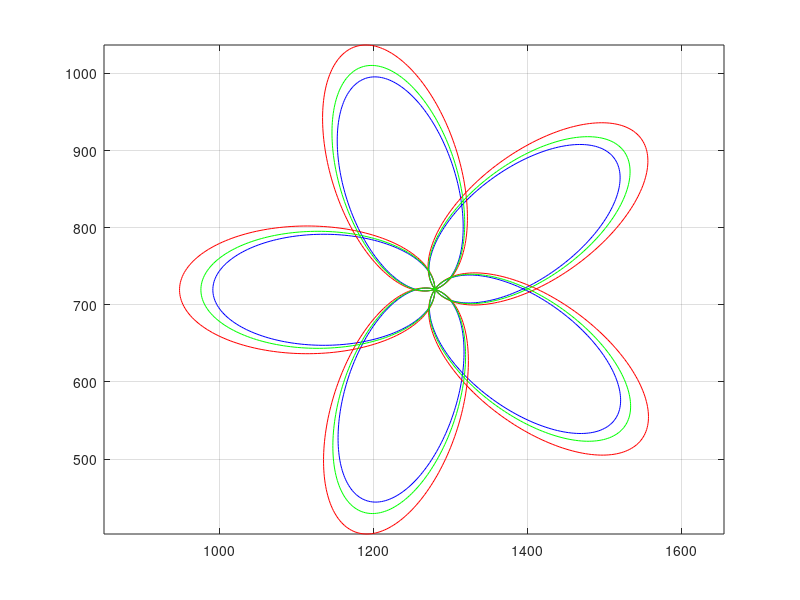

Reproduce this figure in MATLAB.
% %%%%%%FUNCTION DESCRIPTION
% %This file is designed to test plotting ellipses
% %It is meant for envisioning what an image or path will look like
% %%%%%%%%%%%%%%%%%%%%%%%%%
% 
% %Math from http://stackoverflow.com/questions/29367548/how-to-apply-rotation-to-an-ellipse-defined-by-center-and-axis-lengths
% 
% %parameters
% majorAxis = 2;
% minorAxis = 1;
% centerX = 0;
% centerY = 0;
% circleAxis = .1;
% 
% orientation = -120;
% 
% %setup
% theta = linspace(0,2*pi,1000);
% orientation=orientation*pi/180;
% 
% %Plot a central circle)
% circlex = (circleAxis/2) * sin(theta) + centerX;
% circley = (circleAxis/2) * cos(theta) + centerY;
% 
% %Plot an ellipse
% x = (majorAxis/2) * sin(theta) + centerX;
% y = (minorAxis/2) * cos(theta) + centerY;
% 
% x2 = (x-centerX)*cos(orientation) - (y-centerY)*sin(orientation) + centerX;
% y2 = (x-centerX)*sin(orientation) + (y-centerY)*cos(orientation) + centerY;
% 
% %Push out a bit (the edge should hit the origin; you'll see what I mean)
% for m = 1:numel(x2)
%     xx2(m) = x2(m) + (x2(round(numel(x2)*.75)) *1);
%     yy2(m) = y2(m) + (y2(round(numel(y2)*.75)) *1);
% end
% 
% %Second ellipse
% orientation3 = 15;
% orientation3=orientation3*pi/180;
% 
% x3 = (x-centerX)*cos(orientation3) - (y-centerY)*sin(orientation3) + centerX;
% y3 = (x-centerX)*sin(orientation3) + (y-centerY)*cos(orientation3) + centerY;
% 
% %Push out a bit (the edge should hit the origin; you'll see what I mean)
% for m = 1:numel(x3)
%     xx3(m) = x3(m) + (x3(round(numel(x3)*.75)) *1);
%     yy3(m) = y3(m) + (y3(round(numel(y3)*.75)) *1);
% end
% 
% % For plotting basic ellipses
% % plot(x2,y2,circlex,circley,'--', x3,y3,'g', xx3,yy3,'m', xx2,yy2,'c')
% % axis equal
% % grid


%%%%%%%NEXT
%I'm gonna work on the for-loop point creation
numberOfLoops = 5;
numberOfFrames = 200;
xpoints = [];
ypoints = [];
%majorAxis = 2;
minorAxis = 1;
majorAxis = minorAxis*2;
centerX = 0;
centerY = 0;
theta = linspace(0,2*pi,numberOfFrames);
%The orientation starts at 0, and ends at 360-360/numberOfLoops
%This is to it doesn't make a complete circle, which would have two
%overlapping ellipses.
orientation = linspace(0,360-round(360/numberOfLoops),numberOfLoops);


for i = 1:numberOfLoops
    %orientation calculated from above
    loopOri=orientation(i)*pi/180;

    %Start with the basic, unrotated ellipse
    initx = (majorAxis/2) * sin(theta) + centerX;
    inity = (minorAxis/2) * cos(theta) + centerY;

    %Then rotate it
    x = (initx-centerX)*cos(loopOri) - (inity-centerY)*sin(loopOri) + centerX;
    y = (initx-centerX)*sin(loopOri) + (inity-centerY)*cos(loopOri) + centerY;

    %then push it out based on the rotation
    for m = 1:numel(x)
        x2(m) = x(m) + (x(round(numel(x)*.75)) *1);
        y2(m) = y(m) + (y(round(numel(y)*.75)) *1);
    end

    %It doesn't start from the right part of the ellipse, so I'm gonna
    %shuffle it around so it does. (this is important I promise)  
    %It also adds in some extra frames to smooth the transition between
    %ellipses
    start = round((numberOfFrames)/4);
    x3 = [x2(start:numberOfFrames) x2(1:start)];
    y3 = [y2(start:numberOfFrames) y2(1:start)];

    %Finally, accumulate the points in full points arrays for easy graphing
    %and drawing
    xpoints = [xpoints x3];
    ypoints = [ypoints y3];
end

numberOfLoops = 5;
numberOfFrames = 200;
xp2 = [];
yp2 = [];
%majorAxis = 2.15;
minorAxis = 1.15;
majorAxis = minorAxis*2;
centerX = 0;
centerY = 0;
theta = linspace(0,2*pi,numberOfFrames);
%The orientation starts at 0, and ends at 360-360/numberOfLoops
%This is to it doesn't make a complete circle, which would have two
%overlapping ellipses.
orientation = linspace(0,360-round(360/numberOfLoops),numberOfLoops);


for i = 1:numberOfLoops
    %orientation calculated from above
    loopOri=orientation(i)*pi/180;

    %Start with the basic, unrotated ellipse
    initx = (majorAxis/2) * sin(theta) + centerX;
    inity = (minorAxis/2) * cos(theta) + centerY;

    %Then rotate it
    x = (initx-centerX)*cos(loopOri) - (inity-centerY)*sin(loopOri) + centerX;
    y = (initx-centerX)*sin(loopOri) + (inity-centerY)*cos(loopOri) + centerY;

    %then push it out based on the rotation
    for m = 1:numel(x)
        x2(m) = x(m) + (x(round(numel(x)*.75)) *1);
        y2(m) = y(m) + (y(round(numel(y)*.75)) *1);
    end

    %It doesn't start from the right part of the ellipse, so I'm gonna
    %shuffle it around so it does. (this is important I promise)  
    %It also adds in some extra frames to smooth the transition between
    %ellipses
    start = round((numberOfFrames)/4);
    x3 = [x2(start:numberOfFrames) x2(1:start)];
    y3 = [y2(start:numberOfFrames) y2(1:start)];

    %Finally, accumulate the points in full points arrays for easy graphing
    %and drawing
    xp2 = [xp2 x3];
    yp2 = [yp2 y3];
end

numberOfLoops = 5;
numberOfFrames = 200;
xp3 = [];
yp3 = [];

minorAxis = 1.05381415156;
majorAxis = minorAxis*2;
centerX = 0;
centerY = 0;
theta = linspace(0,2*pi,numberOfFrames);
%The orientation starts at 0, and ends at 360-360/numberOfLoops
%This is to it doesn't make a complete circle, which would have two
%overlapping ellipses.
orientation = linspace(0,360-round(360/numberOfLoops),numberOfLoops);


for i = 1:numberOfLoops
    %orientation calculated from above
    loopOri=orientation(i)*pi/180;

    %Start with the basic, unrotated ellipse
    initx = (majorAxis/2) * sin(theta) + centerX;
    inity = (minorAxis/2) * cos(theta) + centerY;

    %Then rotate it
    x = (initx-centerX)*cos(loopOri) - (inity-centerY)*sin(loopOri) + centerX;
    y = (initx-centerX)*sin(loopOri) + (inity-centerY)*cos(loopOri) + centerY;

    %then push it out based on the rotation
    for m = 1:numel(x)
        x2(m) = x(m) + (x(round(numel(x)*.75)) *1);
        y2(m) = y(m) + (y(round(numel(y)*.75)) *1);
    end

    %It doesn't start from the right part of the ellipse, so I'm gonna
    %shuffle it around so it does. (this is important I promise)  
    %It also adds in some extra frames to smooth the transition between
    %ellipses
    start = round((numberOfFrames)/4);
    x3 = [x2(start:numberOfFrames) x2(1:start)];
    y3 = [y2(start:numberOfFrames) y2(1:start)];

    %Finally, accumulate the points in full points arrays for easy graphing
    %and drawing
    xp3 = [xp3 x3];
    yp3 = [yp3 y3];
end

scale=144;
xCenter = 1280;
yCenter = 720;

xpoints = (xpoints .* scale) + xCenter;
ypoints = (ypoints .* scale) + yCenter;
xp2 = (xp2 .* scale) + xCenter;
yp2 = (yp2 .* scale) + yCenter;
xp3 = (xp3 .* scale) + xCenter;
yp3 = (yp3 .* scale) + yCenter;

plot(xpoints, ypoints, 'b', xp2, yp2, 'r', xp3, yp3, 'g')
axis equal
grid


% %%%%%ROTATION
% minSpace = 10;
% 
% 
% halfLoop = floor(numberOfFrames/2);
% totalpoints = length(xpoints);
% % %Breaks = linspace(totalpoints/numberOfLoops+1, totalpoints+1, numberOfLoops);
% % numberOfBreaks = numberOfLoops - 1;
% % E = totalpoints-(numberOfBreaks-2)*minSpace;
% % 
% % ro = rand(numberOfBreaks+1,1);
% % rn = E*ro(1:numberOfBreaks)/sum(ro);
% % 
% % s = minSpace*ones(numberOfBreaks,1)+rn;
% % 
% % Breaks=cumsum(s)-1;
% % 
% % Breaks = reshape(Breaks, 1, length(Breaks));
% % Breaks = arrayfun(@(x) round(x),Breaks);
% % Breaks = [Breaks totalpoints];
% 
% 
% start = randi(totalpoints);
% new_xpoints = [xpoints(start:totalpoints) xpoints(1:start)];
% new_ypoints = [ypoints(start:totalpoints) ypoints(1:start)];
% Breaks = linspace(totalpoints/numberOfLoops, totalpoints+1, numberOfLoops);
% Breaks = arrayfun(@(x) round(x),Breaks);
% 
% xx = new_xpoints;
% yy = new_ypoints;
% nx = new_xpoints;
% ny = new_ypoints;
% 
% petalnum = 0;
% 
% for b=Breaks
%    if start < b
%        break
%    else
%        petalnum = petalnum + 1;
%    end
% end
% 
% 
% %In this process, I wind up copying things because I might back up to a
% %different point, and I don't want my calculations to mess with each other.
% %(like, if I change a point, I want the calculations for future points to
% %be calculated from the static previous graph, and not from any changes I
% %just made.
% 
% %So, I have a couple variables that are just copies of the point sets. It's
% %important, I promise.
% 
% %Move to origin
% for m = 1:totalpoints-1
%     if any(m==Breaks)
%         petalnum = petalnum+1;
%         if petalnum >= numberOfLoops
%             petalnum = 0;
%         end
%     end
%     if m == 100
%         disp(nx(m))
%         disp(xpoints(halfLoop + (numberOfFrames * petalnum))/2)
%     end
%     nx(m) = xx(m) - xpoints(halfLoop + (numberOfFrames * petalnum))/2;
%     ny(m) = yy(m) - ypoints(halfLoop + (numberOfFrames * petalnum))/2;
%     if m == 100
%         disp(nx(m))
%     end
% end
% 
% %rotate
% copy_nx = nx;
% copy_ny = ny;
% f = randi(360);
% 
% for m = 1:totalpoints-1
%     if any(m == Breaks)
%         f = randi(360);
%     end 
%     copy_nx(m) = nx(m)*cos(f) - ny(m)*sin(f);
%     copy_ny(m) = ny(m)*cos(f) + nx(m)*sin(f);
% end
% 
% %push out based on tip direction
% final_xpoints = copy_nx;
% final_ypoints = copy_ny;
% petalnum = 0;
% 
% for b=Breaks
%    if start < b
%        break
%    else
%        petalnum = petalnum + 1;
%    end
% end
% 
% for m = 1:totalpoints-1
%     if any(m == Breaks)
%         petalnum = petalnum + 1;
%         if petalnum >= numberOfLoops
%             petalnum = 0;
%         end
%     end
% 
%     final_xpoints(m) = copy_nx(m) + (xpoints(halfLoop + (numberOfFrames * petalnum)) *1);
%     final_ypoints(m) = copy_ny(m) + (ypoints(halfLoop + (numberOfFrames * petalnum)) *1);
% end
% 
% 
% testpoint = 100;
% plot(xpoints, ypoints, final_xpoints, final_ypoints, 'r', xpoints(testpoint), ypoints(testpoint), 'bp',... 
% final_xpoints(testpoint), final_ypoints(testpoint), 'rp', xpoints(testpoint)*2, ypoints(testpoint)*2, 'gp')
% axis equal
% grid